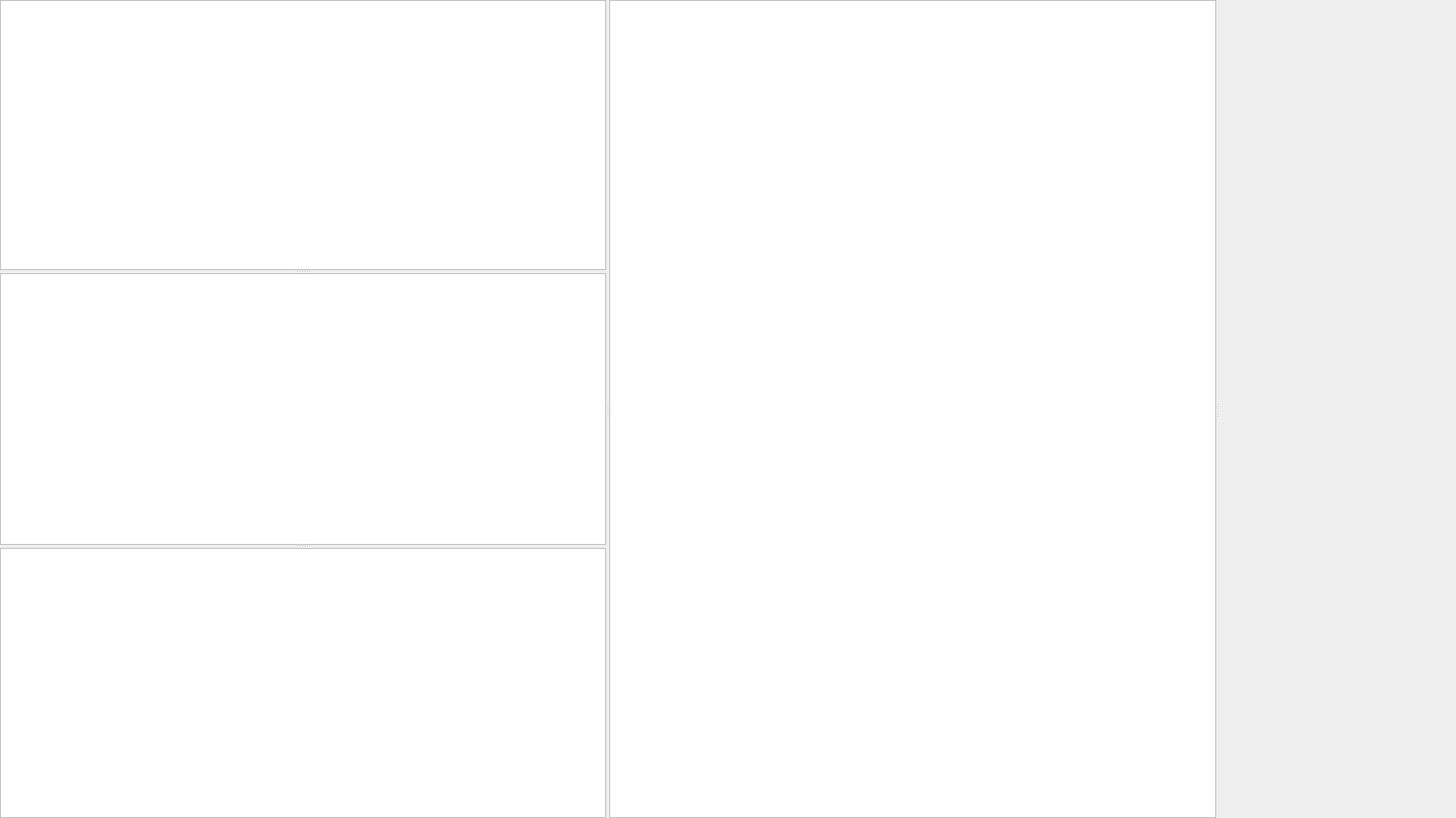
<?xml version="1.0" encoding="UTF-8"?>
<ui version="4.0">
 <class>MainWindow</class>
 <widget class="QMainWindow" name="MainWindow">
  <property name="geometry">
   <rect>
    <x>0</x>
    <y>0</y>
    <width>1797</width>
    <height>1009</height>
   </rect>
  </property>
  <property name="sizePolicy">
   <sizepolicy hsizetype="Preferred" vsizetype="Preferred">
    <horstretch>0</horstretch>
    <verstretch>0</verstretch>
   </sizepolicy>
  </property>
  <property name="windowTitle">
   <string>medit</string>
  </property>
  <widget class="QWidget" name="centralwidget">
   <layout class="QHBoxLayout" name="horizontalLayout_2">
    <property name="leftMargin">
     <number>0</number>
    </property>
    <property name="topMargin">
     <number>0</number>
    </property>
    <property name="rightMargin">
     <number>0</number>
    </property>
    <property name="bottomMargin">
     <number>0</number>
    </property>
    <item>
     <widget class="QSplitter" name="gb_splitter">
      <property name="orientation">
       <enum>Qt::Horizontal</enum>
      </property>
      <widget class="QSplitter" name="gb_left_splitter">
       <property name="orientation">
        <enum>Qt::Vertical</enum>
       </property>
       <layout class="QVBoxLayout" name="verticalLayout">
        <item>
         <widget class="QTreeView" name="tv_files"/>
        </item>
        <item>
         <widget class="QListWidget" name="lst_recent"/>
        </item>
        <item>
         <widget class="QPlainTextEdit" name="txt_log"/>
        </item>
       </layout>
      </widget>
      <widget class="MEditor" name="txt_editor"/>
      <widget class="MView" name="wv_rendered" native="true">
       <property name="minimumSize">
        <size>
         <width>100</width>
         <height>0</height>
        </size>
       </property>
       <property name="url" stdset="0">
        <url>
         <string>about:blank</string>
        </url>
       </property>
      </widget>
     </widget>
    </item>
   </layout>
  </widget>
 </widget>
 <customwidgets>
  <customwidget>
   <class>MView</class>
   <extends>QWidget</extends>
   <header>medit.mview</header>
  </customwidget>
  <customwidget>
   <class>MEditor</class>
   <extends>QPlainTextEdit</extends>
   <header>medit.meditor</header>
  </customwidget>
 </customwidgets>
 <resources/>
 <connections/>
</ui>
